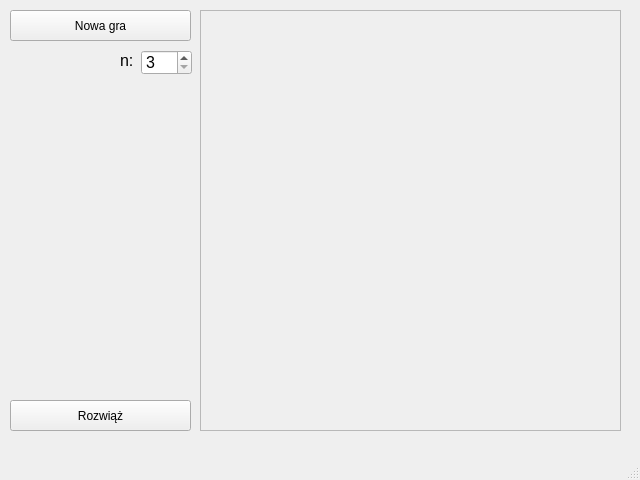
<?xml version="1.0" encoding="UTF-8"?>
<ui version="4.0">
 <class>MainWindow</class>
 <widget class="QMainWindow" name="MainWindow">
  <property name="geometry">
   <rect>
    <x>0</x>
    <y>0</y>
    <width>640</width>
    <height>480</height>
   </rect>
  </property>
  <property name="minimumSize">
   <size>
    <width>640</width>
    <height>480</height>
   </size>
  </property>
  <property name="windowTitle">
   <string>MainWindow</string>
  </property>
  <widget class="QWidget" name="centralwidget">
   <widget class="QFrame" name="frame">
    <property name="geometry">
     <rect>
      <x>200</x>
      <y>10</y>
      <width>421</width>
      <height>421</height>
     </rect>
    </property>
    <property name="frameShape">
     <enum>QFrame::StyledPanel</enum>
    </property>
    <property name="frameShadow">
     <enum>QFrame::Raised</enum>
    </property>
   </widget>
   <widget class="QPushButton" name="newGameButton">
    <property name="geometry">
     <rect>
      <x>10</x>
      <y>10</y>
      <width>181</width>
      <height>31</height>
     </rect>
    </property>
    <property name="text">
     <string>Nowa gra</string>
    </property>
   </widget>
   <widget class="QSpinBox" name="nSpinBox">
    <property name="geometry">
     <rect>
      <x>141</x>
      <y>50</y>
      <width>51</width>
      <height>25</height>
     </rect>
    </property>
    <property name="font">
     <font>
      <pointsize>12</pointsize>
     </font>
    </property>
    <property name="focusPolicy">
     <enum>Qt::NoFocus</enum>
    </property>
    <property name="keyboardTracking">
     <bool>false</bool>
    </property>
    <property name="minimum">
     <number>3</number>
    </property>
    <property name="maximum">
     <number>8</number>
    </property>
   </widget>
   <widget class="QLabel" name="label">
    <property name="geometry">
     <rect>
      <x>120</x>
      <y>50</y>
      <width>16</width>
      <height>21</height>
     </rect>
    </property>
    <property name="font">
     <font>
      <pointsize>12</pointsize>
     </font>
    </property>
    <property name="text">
     <string>n:</string>
    </property>
   </widget>
   <widget class="QPushButton" name="solveButton">
    <property name="geometry">
     <rect>
      <x>10</x>
      <y>400</y>
      <width>181</width>
      <height>31</height>
     </rect>
    </property>
    <property name="text">
     <string>Rozwiąż</string>
    </property>
   </widget>
  </widget>
  <widget class="QStatusBar" name="statusbar"/>
 </widget>
 <resources/>
 <connections/>
</ui>
